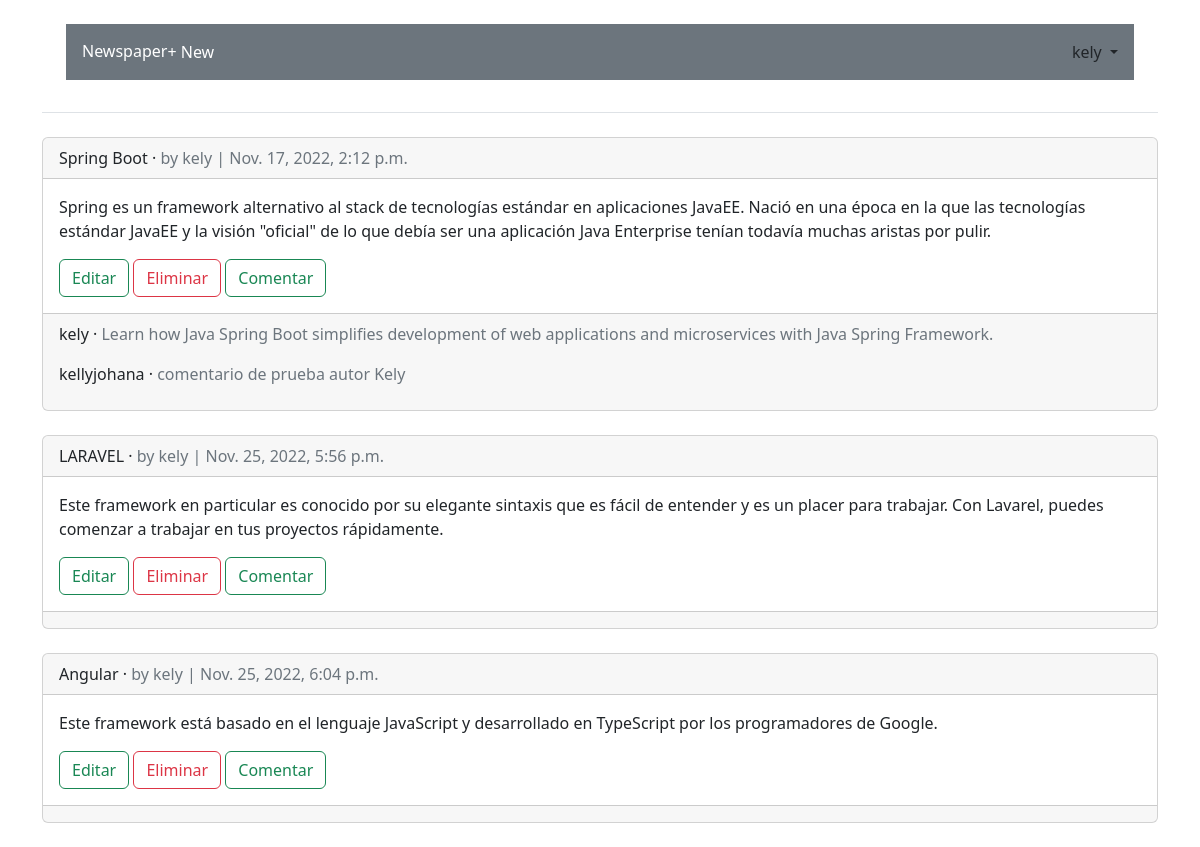
The app's page / (signed in) with its own data.
### accounts/models.py (models this page shows)
class CustomUser(AbstractUser):
    age= models.PositiveBigIntegerField(null=True, blank=True)

### articles/models.py (models this page shows, shortened)
class Article (models.Model):
    title= models.CharField(max_length=255)
    body= models.TextField()
    date= models.DateTimeField(auto_now_add=True)
    author= models.ForeignKey(
        settings.AUTH_USER_MODEL,
        on_delete= models.CASCADE,
    )

class Comment(models.Model): #new
    article = models.ForeignKey(Article,
        on_delete= models.CASCADE,
        )
    comment = models.CharField(
        max_length=140
    )
    author = models.ForeignKey(
        settings.AUTH_USER_MODEL,
        on_delete= models.CASCADE,
    )
    def __str__(self) :
        return self.comment

### articles/views.py (the view)
# urls.py: path('', ArticleListView.as_view(), name='article_list'),
class ArticleListView(LoginRequiredMixin,ListView):
    model= Article
    template_name ="article_list.html"

### templates/article_list.html (shortened to what this page needs)
{%extends "base.html"%}
{% block content %}
    {% for article in article_list %}
       <div class="card">
            <div class="card-header">
                <span class="navbar-brand mb-0 h1">
                    {{article.title}}
                </span> &middot;
                <span class="text-muted"> by {{article.author}} | {{article.date}} </span>
            </div>
            <div class="card-body">
                <p>{{article.body}}</p>
                <a href="{% url 'article_edit' article.pk %}" class="btn btn-outline-success">Editar</a>
                <a href="{% url 'article_delete' article.pk %}" class="btn btn-outline-danger">Eliminar</a>
                <a href="{% url 'article_detail' article.pk %}" class="btn btn-outline-success">Comentar</a>
            </div>
            <div class="card-footer ">
                {% for comment in article.comment_set.all %}
                    <p class="text-muted">
                        <span class="text-dark">
                            {{comment.author}} &middot;
                        </span>
                        {{comment}}
                    </p>
                {%endfor%}
            </div>
       </div>
       <br/>
    {% endfor %}
{% endblock content %}

### templates/base.html (shortened to what this page needs)
<!DOCTYPE html>
{% load static %}
<html>
    <head>
        <link rel="stylesheet" href= "{% static 'css/base.css'%}">
        <link href="https://cdn.jsdelivr.net/npm/bootstrap@5.2.2/dist/css/bootstrap.min.css" rel="stylesheet">
    </head>
    <body>
        <div class="container">
            <header class="p-4 mb-4 border-bottom">
                <div class="p-3 mb-2 bg-secondary text-white">
                    <div class="d-flex flex-wrap align-items-center justify-content-center justify-content-lg-start">
                        <a class="navbar-brand mb-0 h1" href="{% url 'home' %}">Newspaper</a>
                        <ul class="nav col-12 col-lg-auto me-lg-auto mb-2 justify-content-center mb-md-0">
                        {% if user.is_authenticated%}
                                <li><a href="{% url 'article_new' %}" class="navbar-brand mb-0 h1"> + New</a></li>
                            </ul>
                            <div class="dropdown text-end">
                                <a href="#" class="d-block link-dark text-decoration-none dropdown-toggle"
                                    id="dropdownUser1" data-bs-toggle="dropdown" aria-expanded="false">
                                    {{ user.username}}
                                </a>
                            </div>
                        {% endif %}
                    </div>
                </div>
            </header>
            <main>
                {%block content%}
                {%endblock content%}
            </main>
        </div>
    </body>
</html>

### records on screen
CustomUser: username "kely"
Article: title "Spring Boot", author "kely", date "Nov. 17, 2022, 2:12 p.m.", body "Spring es un framework alternativo al stack de tecnologías estándar en aplicaciones JavaEE. Nació en una época en la que las tecnologías estándar JavaEE y la visión \"oficial\" de lo que debía ser una aplicación Java Enterprise tenían todavía muchas aristas por pulir."
Comment: author "kely", comment "Learn how Java Spring Boot simplifies development of web applications and microservices with Java Spring Framework."
Comment: author "kellyjohana", comment "comentario de prueba autor Kely"
Article: title "LARAVEL", author "kely", date "Nov. 25, 2022, 5:56 p.m.", body "Este framework en particular es conocido por su elegante sintaxis que es fácil de entender y es un placer para trabajar. Con Lavarel, puedes comenzar a trabajar en tus proyectos rápidamente."
Article: title "Angular", author "kely", date "Nov. 25, 2022, 6:04 p.m.", body "Este framework está basado en el lenguaje JavaScript y desarrollado en TypeScript por los programadores de Google."
